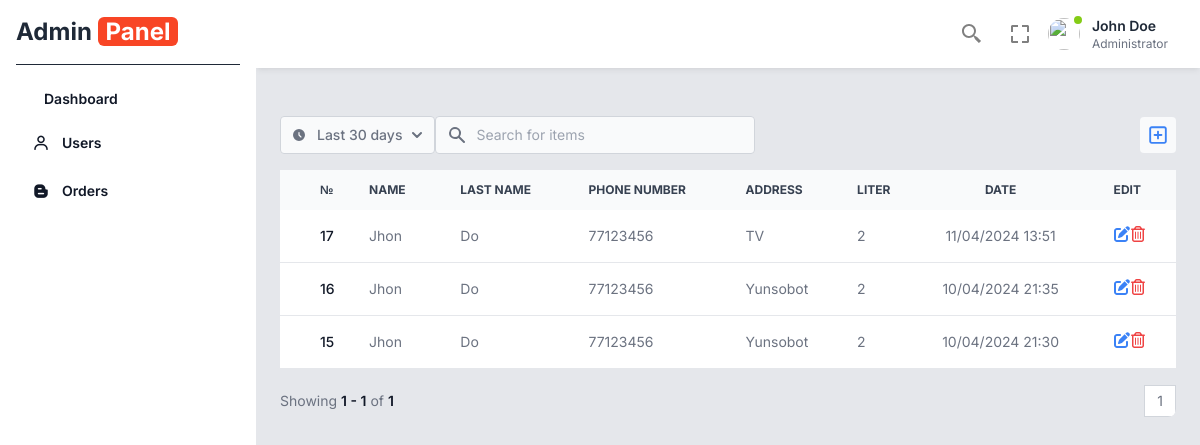
/table, run on an earlier commit of the app's database.
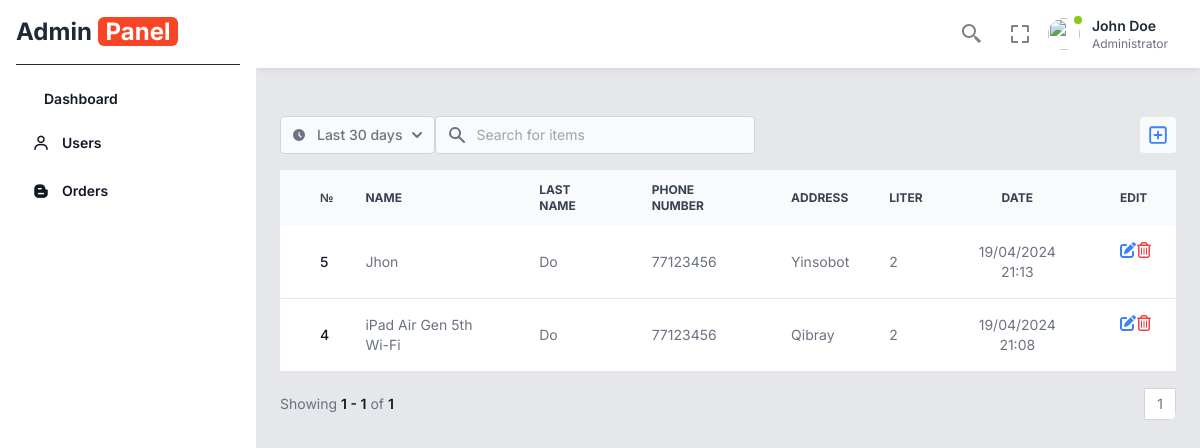
And on a later commit of the database.
### api/models.py (models this page shows, shortened)
class Order(models.Model):
    name = models.CharField(max_length=250)
    last_name = models.CharField(max_length=250)
    phone_number = models.CharField(max_length=13)
    address = models.CharField(max_length=250)
    liters = models.CharField(max_length=10)
    date = models.DateField(auto_now_add=True)
    time = models.TimeField(auto_now_add=True)
    created_at = models.DateTimeField(auto_now_add=True)

### api/views.py (the view)
# urls.py: path( 'table', TableViews, name='table' ),
def TableViews(request):
    model = Order.objects.all().order_by('-id')
    paginator = Paginator(model, 10)
    page_number = request.GET.get('page')
    page_obj = paginator.get_page(page_number)
    if request.method == 'POST':
        form = Orderform(request.POST, request.FILES)
        if form.is_valid():
            form.save()
            return HttpResponseRedirect('/table')
    else :
        form = Orderform()
    return render(request, 'block/table.html', { 'list':page_obj, 'form':form })

### api/forms.py
class Orderform(forms.ModelForm):
    class Meta:
        model = Order
        fields = [ 'name', 'last_name', 'phone_number', 'address', 'liters' ]

### template/block/table.html (shortened to what this page needs)
{% extends "base.html" %}
{% block blockname %}
<div class="relative w-full overflow-x-auto sm:rounded-lg">
<br>
    <div class="flex flex-column sm:flex-row flex-wrap space-y-4 sm:space-y-0 items-center justify-between pb-4">
        <div class="flex flex-column">
            <button id="dropdownRadioButton" data-dropdown-toggle="dropdownRadio" class="inline-flex items-center text-gray-500 bg-gray-50 border border-gray-300 focus:outline-none hover:bg-gray-100 focus:ring-4 focus:ring-gray-100 font-medium rounded text-sm px-3 py-1.5 dark:bg-gray-800 dark:text-white dark:border-gray-600 dark:hover:bg-gray-700 dark:hover:border-gray-600 dark:focus:ring-gray-700" type="button">
                Last 30 days
                <svg class="w-2.5 h-2.5 ms-2.5" aria-hidden="true" xmlns="http://www.w3.org/2000/svg" fill="none" viewBox="0 0 10 6">
                    <path stroke="currentColor" stroke-linecap="round" stroke-linejoin="round" stroke-width="2" d="m1 1 4 4 4-4"/>
                </svg>
            </button>
        <div class="relative">
            <div class="absolute inset-y-0 left-0 rtl:inset-r-0 rtl:right-0 flex items-center ps-3 pointer-events-none">
            </div>
            <input type="text" id="table-search" class="block p-2 ps-10 text-sm text-gray-900 border border-gray-300 rounded w-80 bg-gray-50 focus:ring-blue-500 focus:border-blue-500 dark:bg-gray-700 dark:border-gray-600 dark:placeholder-gray-400 dark:text-white dark:focus:ring-blue-500 dark:focus:border-blue-500" placeholder="Search for items">
        </div>
        </div>
        <div class="relative">
<button href="#" type="button" data-modal-target="crud-modal" data-modal-toggle="crud-modal" class="inline-flex items-center justify-center p-2 text-base font-medium text-gray-500 rounded bg-gray-50 hover:text-gray-900 hover:bg-gray-100 dark:text-gray-400 dark:bg-gray-800 dark:hover:bg-gray-700 dark:hover:text-white">
</button>
        </div>
    </div>
    <table class="w-full text-sm text-left rtl:text-right text-gray-500 dark:text-gray-400">
        <thead class="text-xs text-gray-700 uppercase bg-gray-50 dark:bg-gray-700 dark:text-gray-400">
            <tr>
                <th scope="col" class="p-4">
                </th>
                <th scope="col" class="px-2 py-3">
                    №
                </th>
                <th scope="col" class="px-6 py-3">
                    Name
                </th>
                <th scope="col" class="px-6 py-3">
                    Last Name
                </th>
                <th scope="col" class="px-6 py-3">
                    Phone Number
                </th>
                <th scope="col" class="px-6 py-3">
                    Address
                </th>
                <th scope="col" class="px-4 py-3">
                    Liter
                </th>
                <th scope="col" class="px-4 py-3 text-center">
                    Date
                </th>
                <th scope="col" class="px-6 py-3">
                    Edit
                </th>
            </tr>
        </thead>
        <tbody>
            {% for list in list %}
            <tr class="bg-white border-b dark:bg-gray-800 dark:border-gray-700 hover:bg-gray-50 dark:hover:bg-gray-600">
                <form method="post">{% csrf_token %}
                <td class="w-4 p-4">
                </td>
                <th scope="row" class="px-2 py-4 font-medium text-gray-900 whitespace-nowrap dark:text-white">
                    {{ list.id }}
                </th>
                <td class="px-6 py-4">
                    {{ list.name }}
                </td>
                <td class="px-6 py-4">
                    {{ list.last_name }}
                </td>
                <td class="px-6 py-4">
                    {{ list.phone_number }}
                </td>
                <td class="px-6 py-4">
                    {{ list.address }}
                </td>
                <td class="px-4 py-4">
                    {{ list.liters }}
                </td>
                <td class="px-6 py-4 text-center ">
                    {{ list.date|date:'d/m/Y' }} {{ list.time|date:'H:i' }}
                </td>
                <td class="flex px-6 py-4">
                    <button data-order-id="{{ list.id }}" id="" class="font-medium text-blue-600 dark:text-blue-500 hover:underline">
                    </button>
                    <a href="{% url 'delete' list.id %}" class="font-medium text-blue-600 dark:text-blue-500 hover:underline">
                    </a>
                </td>
                </form>
            </tr>
            {% endfor %}
        </tbody>
    </table>
    <nav class="flex items-center flex-column flex-wrap md:flex-row justify-between pt-4" aria-label="Table navigation">
        <span class="text-sm font-normal text-gray-500 dark:text-gray-400 mb-4 md:mb-0 block w-full md:inline md:w-auto">Showing <span class="font-semibold text-gray-900 dark:text-white">{{ list.number }} - {{ list.paginator.num_pages }}</span> of <span class="font-semibold text-gray-900 dark:text-white">{{ list.paginator.num_pages }}</span></span>
        <ul class="inline-flex -space-x-px rtl:space-x-reverse text-sm h-8">
            <li>
                <a href="#" class="flex items-center justify-center px-3 h-8 leading-tight text-gray-500 bg-white border border-gray-300 hover:bg-gray-100 hover:text-gray-700 dark:bg-gray-800 dark:border-gray-700 dark:text-gray-400 dark:hover:bg-gray-700 dark:hover:text-white">{{ list.number }}</a>
            </li>
        </ul>
    </nav>
</div>
{% endblock blockname %}

### template/base.html (shortened to what this page needs)
{% load static %}
<!DOCTYPE html>
<html lang="en">
<head>
    <link rel="stylesheet" type="text/css" href="{% static 'o1.css' %}">
    <link href="https://cdnjs.cloudflare.com/ajax/libs/flowbite/2.3.0/flowbite.min.css"  rel="stylesheet" />
    <link href="https://fonts.bunny.net/css?family=figtree:400,500,600&display=swap" rel="stylesheet" />
    <link href='https://unpkg.com/boxicons@2.1.4/css/boxicons.min.css' rel='stylesheet'>
    <link href="https://cdn.jsdelivr.net/npm/remixicon@3.5.0/fonts/remixicon.css" rel="stylesheet">
    <link rel="stylesheet" href="https://cdnjs.cloudflare.com/ajax/libs/font-awesome/6.5.2/css/all.min.css" />
    <script src="https://cdn.tailwindcss.com"></script>
</head>
<body class="text-gray-800 font-inter">
    <div class="fixed left-0 top-0 w-64 h-full bg-white p-4 z-50 sidebar-menu transition-transform">
        <a href="#" class="flex items-center pb-4 border-b border-b-gray-800">
            <h2 class="font-bold text-2xl">Admin <span class="bg-[#f84525] text-white px-2 rounded-md">Panel</span></h2>
        </a>
        <ul class="mt-4">
            <li class="mb-1 group">
                <a href="{% url 'index' %}" class="flex font-semibold items-center py-2 px-4 text-gray-900 hover:bg-blue-500 hover:text-gray-100 rounded-md group-[.active]:bg-gray-800 group-[.active]:text-white group-[.selected]:bg-blue-500 group-[.selected]:text-gray-100">
                    <span class="text-sm">Dashboard</span>
                </a>
            </li>
            <li class="mb-1 group">
                <a href="" class="flex font-semibold items-center py-2 px-4 text-gray-900 hover:bg-blue-500 hover:text-gray-100 rounded-md group-[.active]:bg-gray-800 group-[.active]:text-white group-[.selected]:bg-blue-500 group-[.selected]:text-gray-100 sidebar-dropdown-toggle">
                    <i class='bx bx-user mr-3 text-lg'></i>
                    <span class="text-sm">Users</span>
                </a>
            </li>
            <li class="mb-1 group">
                <a href="{% url 'table' %}" class="flex font-semibold items-center py-2 px-4 text-gray-900 hover:bg-blue-500 hover:text-gray-100 rounded-md group-[.active]:bg-gray-800 group-[.active]:text-white group-[.selected]:bg-blue-500 group-[.selected]:text-gray-100">
                    <i class='bx bxl-blogger mr-3 text-lg' ></i>
                    <span class="text-sm">Orders</span>
                </a>
            </li>
        </ul>
    </div>
    <main class="w-full md:w-[calc(100%-256px)] md:ml-64 bg-gray-200 min-h-screen transition-all main">
        <div class="py-2 px-6 bg-white flex items-center shadow-md shadow-black/5 sticky top-0 left-0 z-30">
            <ul class="ml-auto flex items-center">
                <li class="mr-1 dropdown">
                    <button type="button" class="dropdown-toggle text-gray-400 mr-4 w-8 h-8 rounded flex items-center justify-center  hover:text-gray-600">
                    </button>
                </li>
                <button id="fullscreen-button">
                    <svg xmlns="http://www.w3.org/2000/svg" width="24" height="24" class="hover:bg-gray-100 rounded-full" viewBox="0 0 24 24" style="fill: gray;transform:msFilter;"><path d="M5 5h5V3H3v7h2zm5 14H5v-5H3v7h7zm11-5h-2v5h-5v2h7zm-2-4h2V3h-7v2h5z"></path></svg>
                </button>
                <li class="dropdown ml-3">
                    <button type="button" class="dropdown-toggle flex items-center">
                        <div class="flex-shrink-0 w-10 h-10 relative">
                            <div class="p-1 bg-white rounded-full focus:outline-none focus:ring">
                                <img class="w-8 h-8 rounded-full" src="" alt=""/>
                                <div class="top-0 left-7 absolute w-3 h-3 bg-lime-500 border-2 border-white rounded-full"></div>
                            </div>
                        </div>
                        <div class="p-2 md:block text-left">
                            <h2 class="text-sm font-semibold text-gray-800">John Doe</h2>
                            <p class="text-xs text-gray-500">Administrator</p>
                        </div>
                    </button>
                </li>
            </ul>
        </div>
        <div class="p-6 w-full">
            {% block blockname %}
            {% endblock blockname %}
        </div>
    </main>
</body>
</html>

What changed in the data, as far as the page shows it:
removed Order: id "17", name "Jhon", last_name "Do", phone_number "77123456", address "TV", liters "2", date "11/04/2024", time "13:51"
removed Order: id "16", name "Jhon", last_name "Do", phone_number "77123456", address "Yunsobot", liters "2", date "10/04/2024", time "21:35"
removed Order: id "15", name "Jhon", last_name "Do", phone_number "77123456", address "Yunsobot", liters "2", date "10/04/2024", time "21:30"
added Order: id "5", name "Jhon", last_name "Do", phone_number "77123456", address "Yinsobot", liters "2", date "19/04/2024", time "21:13"
added Order: id "4", name "iPad Air Gen 5th Wi-Fi", last_name "Do", phone_number "77123456", address "Qibray", liters "2", date "19/04/2024", time "21:08"
